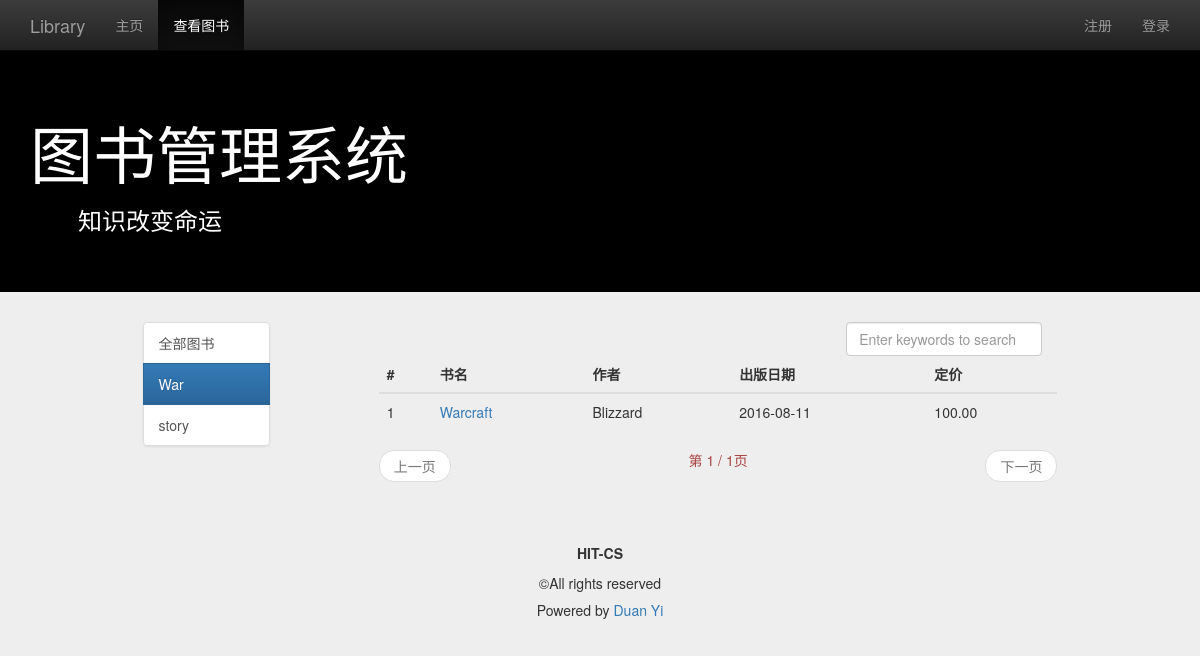
Page /management/view_book_list/?category=War on the committed database.
### management/models.py (models this page shows, shortened)
class Book(models.Model):
    name = models.CharField(max_length=128)
    price = models.FloatField()
    author = models.CharField(max_length=128)
    publish_date = models.DateTimeField()
    category = models.CharField(max_length=128)
    class META:
        ordering = ["name"]

### management/views.py (the view)
def view_book_list(request):
    user = request.user if request.user.is_authenticated() else None
    category_list = Book.objects.values_list('category', flat=True).distinct()
    query_category = request.GET.get('category', '')
    if (not query_category) or Book.objects.filter(category=query_category).count() is 0:
        query_category = 'all'
        book_list = Book.objects.all()
    else:
        book_list = Book.objects.filter(category=query_category)
    if request.method == 'POST':
        keyword = request.POST.get('keyword','')
        book_list = Book.objects.filter(name__contains=keyword)
        query_category = 'all'
    paginator = Paginator(book_list, 5)
    page = request.GET.get('page')
    try:
        book_list = paginator.page(page)
    except PageNotAnInteger:
        book_list = paginator.page(1)
    except EmptyPage:
        book_list = paginator.page(paginator.num_pages)
    content ={
        'user': user,
        'active_menu': 'view_book',
        'category_list': category_list,
        'book_list':book_list,
        'query_category':query_category,
    }
    return  render(request, 'management/view_book_list.html', content)

### templates/management/view_book_list.html (shortened to what this page needs)
{% extends "management/base.html" %}
{% load staticfiles %}
{% block content %}
    <div class="container">
        <div class="row">
            <div class="col-md-10 col-md-offset-1">
                <div class="col-md-2">
                    <div class="list-group">
                        <a href="{% url 'view_book_list' %}" class="list-group-item" id="id_category_all">
                            全部图书
                        </a>
                        {% for category in category_list %}
                            <a href="{% url 'view_book_list' %}?category={{ category }}" class="list-group-item"
                               id="id_category_{{ category }}">
                                {{ category }}
                            </a>
                        {% endfor %}
                    </div>
                </div>
                <div class="col-md-9 col-md-offset-1">
                    <div class="col-md-4 col-md-offset-8">
                        <form role="form" method="post" name="search_form">
                            <input type="search" class="form-control" name="keyword"
                                   placeholder="Enter keywords to search" id="id_search_input" onkeyup="key_up()"
                                   autofocus>
                        </form>
                    </div>
                    <table class="table table-hover">
                        <thead>
                        <tr>
                            <th>#</th>
                            <th>书名</th>
                            <th>作者</th>
                            <th>出版日期</th>
                            <th>定价</th>
                        </tr>
                        </thead>
                        <tbody>
                        {% for book in book_list %}
                            <tr>
                                <td>{{ forloop.counter }}</td>
                                <td><a href="{% url 'detail' %}?id={{ book.id }}">{{ book.name }}</a></td>
                                <td>{{ book.author }}</td>
                                <td>{{ book.publish_date|date:"Y-m-d" }}</td>
                                <td>{{ book.price|floatformat:2 }}</td>
                            </tr>
                        {% empty %}
                            <tr>
                                <td>暂无图书</td>
                            </tr>
                        {% endfor %}
                        </tbody>
                    </table>
                    <nav>
                        <ul class="pager">
                            {% if book_list.has_previous %}
                                <li class="previous"><a
                                        href="?typ={{ query_category }}&page={{ book_list.previous_page_number }}">上一页</a>
                                </li>
                            {% else %}
                                <li class="previous disabled"><a href="#">上一页</a></li>
                            {% endif %}
                            <li class="text-center text-danger">第 {{ book_list.number }} / {{ book_list.paginator.num_pages }}页</li>
                            {% if book_list.has_next %}
                                <li class="next"><a
                                        href="?typ={{ query_category }}&page={{ book_list.next_page_number }}">下一页</a>
                                </li>
                            {% else %}
                                <li class="next disabled"><a href="#">下一页</a></li>
                            {% endif %}
                        </ul>
                    </nav>
                </div>
            </div>
        </div>
    </div>
{% endblock %}

### management/static/css/base.css (style rules this page uses)
body { padding-top: 50px; background-color: #eeeeee; }

### rows in the picture
Book: name "Warcraft", author "Blizzard", publish_date "2016-08-11", price "100.00"

### other values in the picture
{{ category }} "War" "story"
{{ book_list.number }} "1"
{{ book_list.paginator.num_pages }} "1"
